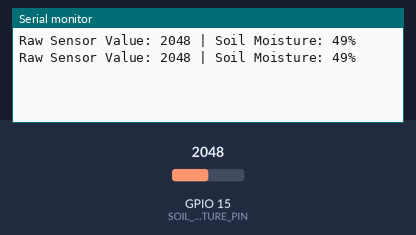
This sketch was run on a simulated ESP32. Parts: the last lines printed to the serial monitor. The inputs (shaded band) are chosen by the test bench; at power-on: GPIO 15 (SOIL_MOISTURE_PIN) = 2048.

Above: at 1.8 s.
1.9 s: GPIO 15 (SOIL_MOISTURE_PIN) set to 2866
At 2.3 s:
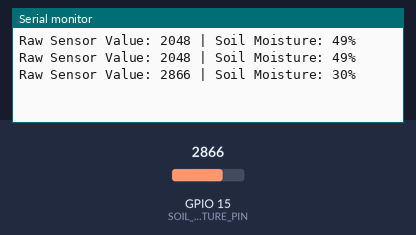
3.4 s: GPIO 15 (SOIL_MOISTURE_PIN) set to 3603
At 4.8 s:
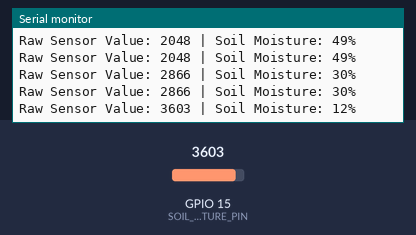
Timing chart, 0 to 6.4 s (numbered marks = the images above; inputs shaded):
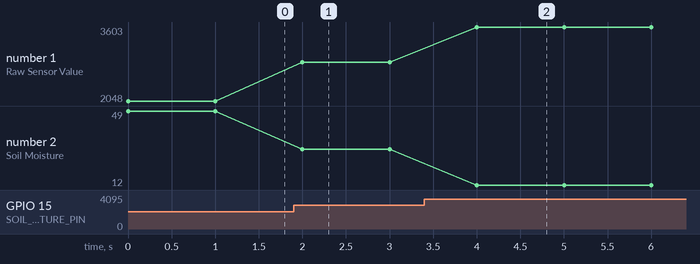

The sketch:

Capacitive.ino
```cpp
// Define the analog pin connected to the sensor
#define SOIL_MOISTURE_PIN 15  // You can change the pin based on your connection

void setup() {
  // Start the serial communication
  Serial.begin(115200);
  // Initialize the analog pin as an input
  pinMode(SOIL_MOISTURE_PIN, INPUT);
}

void loop() {
  // Read the analog value from the soil moisture sensor
  int sensorValue = analogRead(SOIL_MOISTURE_PIN);

  // Convert the value to a percentage (based on experimentation)
  // Sensor outputs a value between ~0 (wet) and ~4095 (dry), depending on soil moisture
  int moisturePercent = map(sensorValue, 4095, 0, 0, 100);

  // Print out the raw sensor value and moisture percentage
  Serial.print("Raw Sensor Value: ");
  Serial.print(sensorValue);
  Serial.print(" | Soil Moisture: ");
  Serial.print(moisturePercent);
  Serial.println("%");

  // Wait 1 second before taking another reading
  delay(1000);
}
```

Measured:
- after the input at 1.9 s, the serial monitor: prints a new line after 0.10 s (image 1)
- after the input at 3.4 s, the serial monitor: prints a new line after 0.60 s (image 2)
- plotted number 1: 2048 → 2866 after the input at 1.9 s, 2866 → 3603 after the input at 3.4 s
- plotted number 2: 49 → 30 after the input at 1.9 s, 30 → 12 after the input at 3.4 s
